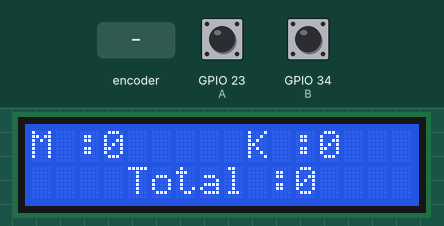
Recording of a sketch running on a simulated ESP32. Parts: 16×2 character LCD. The inputs (shaded band) are chosen by the test bench; at power-on: GPIO 23 (A) HIGH, GPIO 34 (B) HIGH. WiFi joins after 1.5 s; servers stay silent unless stated; EEPROM starts erased; what the sketch prints to the serial monitor is not drawn.

Above: at 3.0 s.
3.1 s: rotary encoder on GPIO 23 (A) / GPIO 34 (B) turned 3 steps (first pin leading)
At 4.0 s:
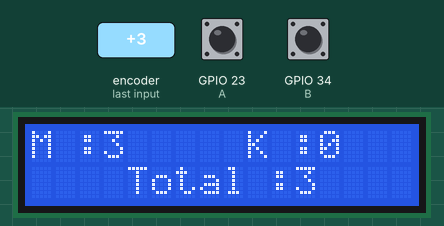
5.2 s: rotary encoder on GPIO 23 (A) / GPIO 34 (B) turned 1 step (first pin leading)
At 6.5 s:
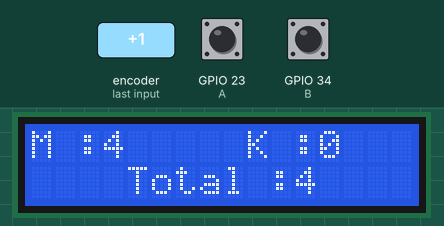
6.9 s: rotary encoder on GPIO 23 (A) / GPIO 34 (B) turned 1 step (first pin leading)
At 7.9 s:
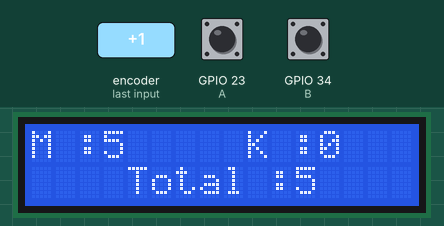
Timing chart, 0 to 9.9 s (numbered marks = the images above; inputs shaded):
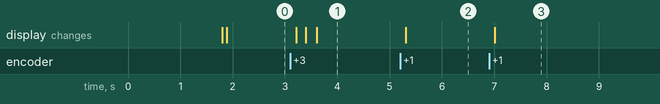

The sketch:

Program_Alat_ka_entus.ino
```cpp
#define BLYNK_PRINT Serial
#include <WiFi.h>
#include <WiFiClient.h>
#include <BlynkSimpleEsp32.h>
#include <LiquidCrystal_I2C.h>
#include <EEPROM.h>

#define EEPROM_SIZE 128

LiquidCrystal_I2C My_LCD (0x27, 16, 2);

char auth[] = "Tonc3spIupKUhP-ep1KZvJSMgQ9j5Rk1";
char ssid[] = "poco";  //char ssid[] = "Variasi Aluminium";
char pass[] = "1234567890";     //char pass[] = "hapisahsyukur1";

const int A = 23;
const int B = 34;
unsigned long masuk = 0;
unsigned long keluar = 0;
long total = 0;
int a = 0;
int b = 0;
int c = 0;
int d = 0;
int baca_A;
int baca_B;
int waktu;
long rom = 1;
long rom2 = 2;
long rom3 = 3;

unsigned long lastPublish = 0;
int interval = 1;

BlynkTimer timer;

void readSensor() {

  sensormasuk();
  c = 0;
  sensorkeluar();
  d = 0;
  if ( total < 0) {
    total = 0;
    EEPROM.write(rom3, total);
    EEPROM.commit();
  }
}

void sensormasuk() {

  if (baca_A == 0 && baca_B == 1 && a == 0 && b == 0 && c == 0) {
    a = 1;
  }
  if (baca_A == 1 && baca_B == 0 && a == 1 && b == 0) {
    a = 2;
  }

  if (baca_A == 1 && baca_B == 1 && a == 2 && b == 0) {
    c = 1;
  }
  if (a == 2 && c == 1) {

    My_LCD.clear();

    masuk++;
    EEPROM.write(rom, masuk);
    EEPROM.commit();

    total++;
    EEPROM.write(rom3, total);
    EEPROM.commit();

    a = 0;
    b = 0;
  }
}

void sensorkeluar() {

  if (baca_A == 1 && baca_B == 0 && a == 0 && b == 0 && c == 0) {
    b = 1;
  }
  if (baca_A == 0 && baca_B == 1 && a == 0 && b == 1) {
    b = 2;
  }
  if (baca_A == 1 && baca_B == 1 && a == 0 && b == 2) {
    d = 1;
  }
  if (b == 2 && d == 1) {

    My_LCD.clear();

    keluar++;
    EEPROM.write(rom2, keluar);
    EEPROM.commit();


    total--;
    EEPROM.write(rom3, total);
    EEPROM.commit();

    a = 0;
    b = 0;
  }
}

void sendDatas()
{
  Blynk.virtualWrite(V0, masuk);
  Blynk.virtualWrite(V1, keluar);
  Blynk.virtualWrite(V2, total);
}

void setup() {
  // put your setup code here, to run once:
  Blynk.begin(auth, ssid, pass);

  My_LCD.begin();
  My_LCD.clear();

  Serial.begin(115200);

  EEPROM.begin(EEPROM_SIZE);

  pinMode(A, INPUT_PULLUP);
  pinMode(B, INPUT_PULLUP);

  EEPROM.write(rom,0);
  EEPROM.write(rom2,0);
  EEPROM.write(rom3,0);

  masuk = EEPROM.read(rom);
  keluar = EEPROM.read(rom2);
  total = EEPROM.read(rom3);

  timer.setInterval(1000L, sendDatas);
}

void loop() {

  baca_A = digitalRead(A);
  baca_B = digitalRead(B);

  readSensor();

  My_LCD.setCursor(0,0);
  My_LCD.print("M :");
  My_LCD.print(masuk);
  My_LCD.setCursor(9,0);
  My_LCD.print("K :");
  My_LCD.print(keluar);

  My_LCD.setCursor(4 ,1);
  My_LCD.print("Total :");
  My_LCD.print(total);

  Serial.print("masuk = ");
  Serial.print(masuk);
  Serial.print("   ");
  Serial.print("keluar = ");
  Serial.print(keluar);
  Serial.print("   ");
  Serial.print("total = ");
  Serial.println(total);

  Blynk.run();
  timer.run();
}
```

Measured:
- after the input at 3.1 s, the display: first changes after 0.12 s (image 1 shows a later state)
- after the input at 5.2 s, the display: changes after 0.11 s (image 2)
- after the input at 6.9 s, the display: changes after 0.11 s (image 3)
